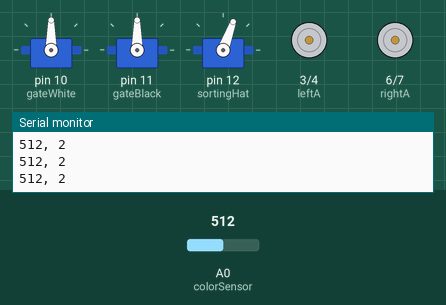
A sketch run on a simulated Arduino Uno, built with avr-gcc and run on an emulated ATmega328P. On the bench: 3 × servo, motor-driver pin pairs drawn as motors (green arrow = first pin HIGH = forward, orange = second pin HIGH = backward, longer = more drive), the last lines printed to the serial monitor. The inputs (shaded band) are chosen by the test bench; at power-on: A0 (colorSensor) = 512.

Above: at 1.2 s.
1.3 s: A0 (colorSensor) set to 634
At 2.7 s:
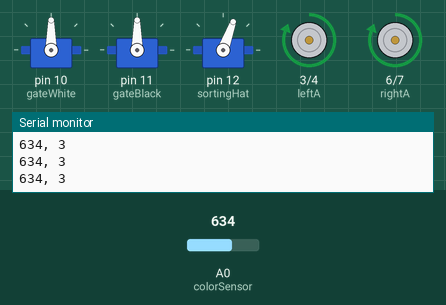
4.3 s: A0 (colorSensor) set to 653
At 14.3 s:
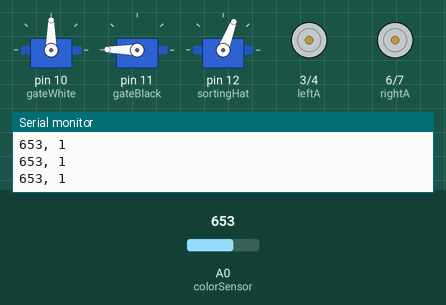
Timing chart, 0 to 20.4 s (numbered marks = the images above; inputs shaded):
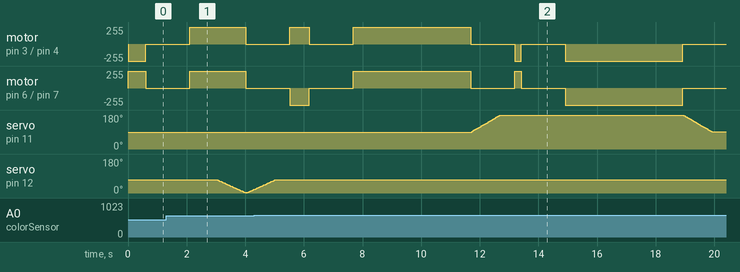

Measured:
- the behaviour switches between 645 and 646 on A0 (colorSensor) (found by bisection; images 1 and 2)
- by itself, servo on pin 11 (gateBlack): rises from 90° to 180° in 7.2 s, then falls to 91° in 0.99 s

The sketch:

Milestone_5.ino
```cpp
/*
  Alex Stein and Megan Keeler
  Mechatronics Milestone 5
  Matthew Stein

  This program uses three Finite State Machines: Sorting, Driving, and Dumping. This is done using millis, so a lot of the code is
  meant for setting start times and checking what state something is in.
  Sorter: Detects color and sorts between black, white, and no ball
  Driving: Moves the robot around the playing feild in a set order
  Dumping: When it gets a dump command from the Driver, lifts or lowers one of the two gates to dump balls or reset gate

*/

#include <Servo.h>

Servo sortingHat; //Pin 12
Servo gateBlack; //Pin 10
Servo gateWhite; //Pin 11

//Motor Wire Constants(things that won't be changing)
const int leftA =  3;      // Left Motor A pin
const int leftB =  4;      // Left Motor B pin
const int rightA =  6;      // Right Motor A pin
const int rightB =  7;      // Right Motor B pin

//Motor State Variables
int motorState=0; //Controls the plan for the robot to follow
unsigned long startTime=0; //When a state begins
long wiggleTimer=0; //when the wiggle begins
int numberOfWiggles=0; //counts how many wiggles have happened

//Sorting Hat Variables
const int colorSensor = A0;
long avgRead =0; //Average reading from color sensor
int numOfReads=3; //How many reads color sensor will take before determining a ball color
int currentReads=1; //What read it is currently on
unsigned long readingInterval=1000; //Time interval between reads
unsigned long startReadTime=0; //Millis purposes

//Sorting Hat Turning Variables
const int sortingCenter=70; // Center position for the sorter
boolean blackBallSensed=false;//black ball is being moved to black dumpster
boolean whiteBallSensed=false;//white ball is being moved to white dumpster
unsigned long servoTurnInterval = 1000;//milliseconds it takes to rotate 90 degrees
unsigned long startTurnTime=0; //start of when ball starts turning

//Dumpster Switches
const int whiteCenter =90; //Center position of white servo
const int blackCenter =90; //Center position of black servo
boolean dumpingWhiteBalls = false; //White gate is currently going down
boolean dumpingBlackBalls = false; //Black gate is currently going down
boolean liftingWhiteBalls = false; //White gate is currently going up
boolean liftingBlackBalls = false; //Black gate is currently going up
unsigned long servoDumpInterval = 1000; //Time it takes to dump or lift
unsigned long startDumpingTime=0; //start time for dumping
unsigned long startLiftingTime=0; //start time for lifting


void setup() {
  // set the digital pin as output:
  pinMode(leftA, OUTPUT);
  pinMode(leftB, OUTPUT);
  pinMode(rightA, OUTPUT);
  pinMode(rightB, OUTPUT);

  pinMode (colorSensor, INPUT);
  Serial.begin(9600);

  gateWhite.attach(10);// attaches the servo on pin 11 to the White Gate Servo
  gateBlack.attach(11);// attaches the servo on pin 10 to the Black Gate Servo
  sortingHat.attach(12);// attaches the servo on pin 12 to the Sorting Hat Servo
  sortingHat.write(sortingCenter); //moves servo to center pos
  //gateWhite.write(whiteCenter); //moves servo to center pos
  gateBlack.write(blackCenter);//moves servo to center pos


  changeMotorState(); //Start movement
}

void loop() {
  Sorting();
  Moving();
  Dumping();
  Serial.print(analogRead(colorSensor));
  Serial.print(", ");
  Serial.println(currentReads);

}

void Moving(){ //Linear order of the Robot Steps. Place to change timing for each direction.
  switch(motorState){
    case 0://Spin Right
      checkTimeOut(millis(),600); break;
    case 1://Stop
      checkTimeOut(millis(),1500); break;
    case 2://Go Forward
      checkTimeOut(millis(),1900); break;
    case 3://Stop
      checkTimeOut(millis(),1500); break;
    case 4://Turn Left
      checkTimeOut(millis(),650); break;
    case 5://Stop
      checkTimeOut(millis(),1500); break;
    case 6://Forward
      checkTimeOut(millis(),4000); break;
    case 7://Stop
      checkTimeOut(millis(),1500); break;
    case 8://Spin Right
      checkTimeOut(millis(),200); break;
    case 9://Stop
      checkTimeOut(millis(),1500); break;
    case 10://Backward
      checkTimeOut(millis(),4000); break;
    case 11://Stop
      checkTimeOut(millis(),1500); break;
    case 12://Spin Right
      checkTimeOut(millis(),2000); break;
    case 13://Stop
      checkTimeOut(millis(),1500); break;
    case 14://Forward
      checkTimeOut(millis(),4000); break;
    case 15://Stop
      checkTimeOut(millis(),1000); break;
    case 16:
      if(numberOfWiggles<10)
      {
        wiggleTime();
      }
      break;
    case 17:
      checkTimeOut(millis(),1000); break;
    case 18:
      checkTimeOut(millis(),100); break;
  }
}

void changeMotorState(){//Used to Change motorState. This setup is used so program isnt constantly calling motorControlFunctions. Should reflect actions in Moving().
  switch(motorState){
    case 0: platformSpinRight();break;
    case 1: platformStop();break;
    case 2: platformForward();break;
    case 3: platformStop();break;
    case 4: platformSpinLeft();break;
    case 5: platformStop();break;
    case 6: platformForward();break;
    case 7: platformStop(); dumpBalls(2); break; //DumpBlackBalls
    case 8: platformSpinRight(); break;
    case 9: platformStop(); break;
    case 10: platformBackward();break;
    case 11: platformStop(); dumpBalls(3); break; //Lift Black Gate
    case 12: platformSpinRight(); break;
    case 13: platformStop(); break;
    case 14: platformForward(); break;
    case 15: platformStop(); break;
    case 16: break; //ITS WIGGLE TIME!!!
    case 17: platformForward(); break;
    case 18: dumpBalls(2); break; //DumpBlackBalls
  }
}

void checkTimeOut(int currentTime,int interval){
  if(currentTime-startTime>interval) //checks to see if it has passed the time interval
  {
    motorState++;
    changeMotorState(); //changes movement
    startTime=millis(); //resets timer
  }
}

void Sorting(){
  if(blackBallSensed) //Currently sorting a black ball
  {
    BlackBallSorting(millis()-startTurnTime);
  }
  else if (whiteBallSensed) //Currently sorting a white ball
  {
    WhiteBallSorting(millis()-startTurnTime);
  }
  else if (millis()-startReadTime>readingInterval*currentReads) //Checks number of times before having a final read
  {
    avgRead += analogRead(colorSensor);
    if(currentReads==numOfReads)//Last read?
    {
      avgRead=avgRead/(numOfReads); //get actual read value
      if (avgRead<=40){ //Reads White Ball.
        Serial.print("White Ball");
        Serial.print(", ");
        Serial.println(avgRead);
        whiteBallSensed=true;
        startTurnTime =millis();
      }
        if (avgRead>40 && avgRead<=600){ //Black Ball Sensed
        Serial.print("BlackBall");
        Serial.print(", ");
        Serial.println(avgRead);
        blackBallSensed=true;
        startTurnTime = millis();
      }
      if(avgRead>600){ //No Ball Sensed
        Serial.print("No Ball");
        Serial.print(", ");
        Serial.println(avgRead);
      }
      currentReads=0; //reset number of reads, time, and average
      avgRead=0;
      startReadTime=millis();
    }
    currentReads++;
  }
}

void BlackBallSorting(long i){
  //This is the black ball state.  If the ball is black, this state will be signalled and then it will sweep the servo to the right.
  if(i<servoTurnInterval) // goes from 90 degrees to 0 degrees
  {
    sortingHat.write(sortingCenter-i*sortingCenter/servoTurnInterval);              // tell servo to go to position by time divided by time interval
  }
  else if(i<servoTurnInterval*2)    // goes from 0 degrees to 90 degrees
  {
    sortingHat.write((i-servoTurnInterval)*sortingCenter/servoTurnInterval);              // tell servo to go to position by time divided by time interval
  }
  else
  {
    startReadTime=millis();
    blackBallSensed=false; //No longer sorting
  }
}


void WhiteBallSorting(long i){
  //This is the white ball state.  If the ball is white, this state will be signalled and then it will sweep the servo to the left.
  if(i<servoTurnInterval) // goes from 90 degrees to 180 degrees
  {
    sortingHat.write(sortingCenter+i*sortingCenter/servoTurnInterval);              // tell servo to go to position by time divided by time interval
  }
  else if(i<servoTurnInterval*2)    // goes from 180 degrees to 90 degrees
  {
    sortingHat.write(sortingCenter*2-(i-servoTurnInterval)*sortingCenter/servoTurnInterval);              // tell servo to go to position by time divided by time interval
  }
  else
  {
    startReadTime=millis();
    whiteBallSensed=false; //No longer sorting
  }
}

void Dumping(){
  /*if(dumpingWhiteBalls==true)
  {dumpWhiteBalls(millis()-startDumpingTime);}
  else if(liftingWhiteBalls==true)
  {liftWhiteBalls(millis()-startLiftingTime);} took out white ball for milestone 5*/
  if (dumpingBlackBalls==true)
  {dumpBlackBalls(millis()-startDumpingTime);} //Dump black balls
  else if(liftingBlackBalls==true)
  {liftBlackBalls(millis()-startLiftingTime);} //Lift black gate
}

void dumpBalls(int s){
  if(s==1)//Dump White
  {
    dumpingWhiteBalls=true;
    startDumpingTime=millis(); //Set start time
  }
  else if(s==2) //Dump Black
  {
    dumpingBlackBalls=true;
    startDumpingTime=millis(); //Set start time
  }
  else if(s==3) //Lift Black
  {
    liftingBlackBalls=true;
    startLiftingTime=millis(); //Set start time
  }
}

void dumpWhiteBalls(long i){
  if(i<servoDumpInterval) // goes from 90 degrees to 0 degrees
  {
    gateWhite.write(whiteCenter-i*whiteCenter/servoDumpInterval);   // tell servo to go to position by time divided by time interval
  }
  else if(i<servoDumpInterval*5)
  {} //wait
  else if(i<servoDumpInterval*6)  // goes from 0 degrees to 90 degrees
  {
    gateWhite.write((i-servoDumpInterval*5)*whiteCenter/servoDumpInterval);  // tell servo to go to position by time divided by time interval
  }
  else
  {
    dumpingWhiteBalls=false; //No longer dumping
  }
}

void dumpBlackBalls(long i){
  if(i<servoDumpInterval) // goes from 90 degrees to 180 degrees
  {
    gateBlack.write(blackCenter+i*blackCenter/servoDumpInterval);  // tell servo to go to position by time divided by time interval
  }
  else
  {
    dumpingBlackBalls=false; //No longer dumping
  }
}

void liftBlackBalls(long i)
{
  if(i<servoDumpInterval)
  {
    gateBlack.write(blackCenter*2-i*blackCenter/servoDumpInterval);  // tell servo to go to position by time divided by time interval
  }
  else
  {
    liftingBlackBalls=false; //No longer lifting
  }
}

void wiggleTime() //Wiggle to shake balls up in ball pen
{
  if(millis()-wiggleTimer<1000) //Go forward
  {
    leftForward();
    rightForward();
  }
  else if(millis()-wiggleTimer<2050) //Stop
  {
    platformStop();
  }
  else if(millis()-wiggleTimer<2600) //Go backwards (less than forward)
  {
    leftBackward();
    rightBackward();
  }
  else if(millis()-wiggleTimer<2640) //Stop
  {
    platformStop();
  }
  else
  {
    wiggleTimer=millis(); //Reset
    numberOfWiggles++; //Count a wiggle
  }
}
```

MotorControlFunctions.ino
```cpp
//Alex Stein and Megan Keeler
//Set Motor control functions for robot.
//Motor control functions...do not change!!
void platformStop() //Stop robot
{
  leftStop();
  rightStop();
}
void platformBackward () //Robot moves backwards
{
  leftBackward();
  rightBackward();
}
void platformSpinRight(){ //Robot turns to the right
  leftBackward();
  rightForward();
}
void platformSpinLeft(){ //Robot turns to the left
  leftForward();
  rightBackward();
}
void platformForward(){ //Robot goes forward
  leftForward();
  rightForward();
}

//Individual Wheel Functions
//Left Wheel
void leftBackward()
{
      digitalWrite(leftA, LOW);
      digitalWrite(leftB, HIGH);
}

void leftStop()
{
      digitalWrite(leftA, LOW);
      digitalWrite(leftB, LOW);
}

void leftForward()
{
  digitalWrite (leftA, HIGH);
  digitalWrite (leftB, LOW);
}

//Right Wheel
void rightBackward()
{
      digitalWrite(rightA, LOW);
      digitalWrite(rightB, HIGH);
}

void rightStop()
{
      digitalWrite(rightA, LOW);
      digitalWrite(rightB, LOW);
}

void rightForward()
{
  digitalWrite (rightA, HIGH);
  digitalWrite (rightB, LOW);
}
```
